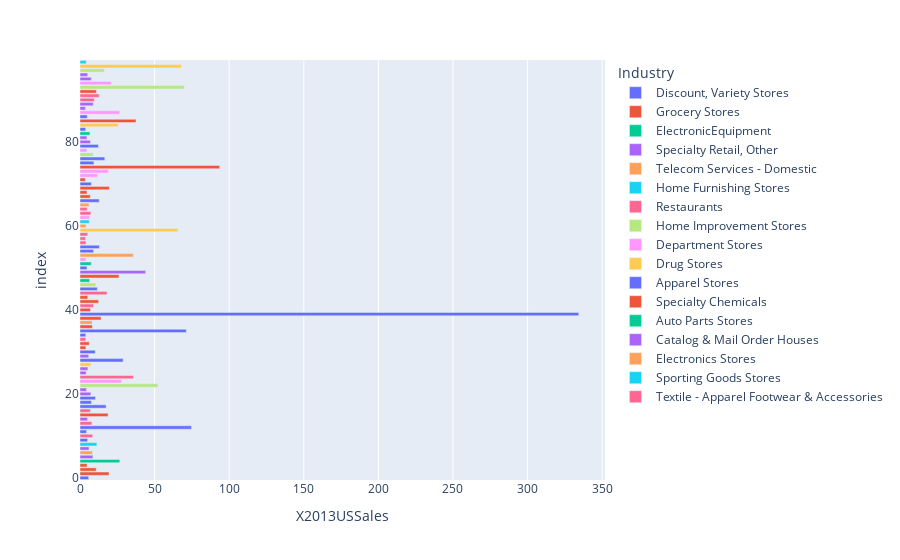

Here is the notebook cell this chart was saved with:
### Code cell
px.bar(data,x='X2013USSales',color='Industry')

### Figure 1 — Plotly figure (JSON) as saved in the notebook; plotly's stock layout.template omitted (floating-point values rounded to 4 significant figures)
{"data": [{"alignmentgroup": "True", "hovertemplate": "Industry=Discount, Variety Stores<br>X2013USSales=%{x}<br>index=%{y}<extra></extra>", "legendgroup": "Discount, Variety Stores", "marker": {"color": "#636efa"}, "name": "Discount, Variety Stores", "offsetgroup": "Discount, Variety Stores", "orientation": "h", "showlegend": true, "textposition": "auto", "type": "bar", "x": [5.831, 5.107, 4.402, 74.74, 17.5, 7.67, 10.39, 28.92, 3.86, 71.28, 334.3, 11.62, 9.087, 12.97, 7.629, 16.62, 3.784, 4.889], "xaxis": "x", "y": [0, 9, 11, 12, 17, 18, 19, 28, 34, 35, 39, 45, 54, 55, 70, 76, 83, 86], "yaxis": "y"}, {"alignmentgroup": "True", "hovertemplate": "Industry=Grocery Stores<br>X2013USSales=%{x}<br>index=%{y}<extra></extra>", "legendgroup": "Grocery Stores", "marker": {"color": "#EF553B"}, "name": "Grocery Stores", "offsetgroup": "Grocery Stores", "orientation": "h", "showlegend": true, "textposition": "auto", "type": "bar", "x": [19.45, 10.9, 4.755, 18.82, 3.946, 8.35, 14.1, 6.999, 12.49, 5.212, 26.12, 6.94, 4.71, 19.68, 3.6, 93.6, 37.53, 10.97], "xaxis": "x", "y": [1, 2, 3, 15, 31, 36, 38, 40, 42, 43, 48, 67, 68, 69, 71, 74, 85, 92], "yaxis": "y"}, {"alignmentgroup": "True", "hovertemplate": "Industry=ElectronicEquipment<br>X2013USSales=%{x}<br>index=%{y}<extra></extra>", "legendgroup": "ElectronicEquipment", "marker": {"color": "#00cc96"}, "name": "ElectronicEquipment", "offsetgroup": "ElectronicEquipment", "orientation": "h", "showlegend": true, "textposition": "auto", "type": "bar", "x": [26.65], "xaxis": "x", "y": [4], "yaxis": "y"}, {"alignmentgroup": "True", "hovertemplate": "Industry=Specialty Retail, Other<br>X2013USSales=%{x}<br>index=%{y}<extra></extra>", "legendgroup": "Specialty Retail, Other", "marker": {"color": "#ab63fa"}, "name": "Specialty Retail, Other", "offsetgroup": "Specialty Retail, Other", "orientation": "h", "showlegend": true, "textposition": "auto", "type": "bar", "x": [8.64, 6.082, 5.015, 7.271, 4.37, 4.132, 5.298, 5.844, 7.022, 4.652, 3.647, 8.883, 7.525, 5.165], "xaxis": "x", "y": [5, 7, 14, 20, 21, 25, 26, 29, 80, 81, 88, 89, 95, 96], "yaxis": "y"}, {"alignmentgroup": "True", "hovertemplate": "Industry=Telecom Services - Domestic<br>X2013USSales=%{x}<br>index=%{y}<extra></extra>", "legendgroup": "Telecom Services - Domestic", "marker": {"color": "#FFA15A"}, "name": "Telecom Services - Domestic", "offsetgroup": "Telecom Services - Domestic", "orientation": "h", "showlegend": true, "textposition": "auto", "type": "bar", "x": [8.347, 8.096], "xaxis": "x", "y": [6, 37], "yaxis": "y"}, {"alignmentgroup": "True", "hovertemplate": "Industry=Home Furnishing Stores<br>X2013USSales=%{x}<br>index=%{y}<extra></extra>", "legendgroup": "Home Furnishing Stores", "marker": {"color": "#19d3f3"}, "name": "Home Furnishing Stores", "offsetgroup": "Home Furnishing Stores", "orientation": "h", "showlegend": true, "textposition": "auto", "type": "bar", "x": [11.32, 4.163], "xaxis": "x", "y": [8, 99], "yaxis": "y"}, {"alignmentgroup": "True", "hovertemplate": "Industry=Restaurants<br>X2013USSales=%{x}<br>index=%{y}<extra></extra>", "legendgroup": "Restaurants", "marker": {"color": "#FF6692"}, "name": "Restaurants", "offsetgroup": "Restaurants", "orientation": "h", "showlegend": true, "textposition": "auto", "type": "bar", "x": [8.509, 7.967, 6.974, 35.86, 3.882, 9.083, 18.14, 4.084, 3.746, 5.191, 7.256, 9.631, 12.86], "xaxis": "x", "y": [10, 13, 16, 24, 33, 41, 44, 56, 57, 58, 63, 90, 91], "yaxis": "y"}, {"alignmentgroup": "True", "hovertemplate": "Industry=Home Improvement Stores<br>X2013USSales=%{x}<br>index=%{y}<extra></extra>", "legendgroup": "Home Improvement Stores", "marker": {"color": "#B6E880"}, "name": "Home Improvement Stores", "offsetgroup": "Home Improvement Stores", "orientation": "h", "showlegend": true, "textposition": "auto", "type": "bar", "x": [52.21, 10.61, 8.892, 69.95, 16.33], "xaxis": "x", "y": [22, 46, 77, 93, 97], "yaxis": "y"}, {"alignmentgroup": "True", "hovertemplate": "Industry=Department Stores<br>X2013USSales=%{x}<br>index=%{y}<extra></extra>", "legendgroup": "Department Stores", "marker": {"color": "#FF97FF"}, "name": "Department Stores", "offsetgroup": "Department Stores", "orientation": "h", "showlegend": true, "textposition": "auto", "type": "bar", "x": [27.87, 4.038, 6.439, 11.79, 19.03, 4.648, 26.61, 20.92], "xaxis": "x", "y": [23, 52, 62, 72, 73, 78, 87, 94], "yaxis": "y"}, {"alignmentgroup": "True", "hovertemplate": "Industry=Drug Stores<br>X2013USSales=%{x}<br>index=%{y}<extra></extra>", "legendgroup": "Drug Stores", "marker": {"color": "#FECB52"}, "name": "Drug Stores", "offsetgroup": "Drug Stores", "orientation": "h", "showlegend": true, "textposition": "auto", "type": "bar", "x": [7.43, 65.62, 25.53, 68.07], "xaxis": "x", "y": [27, 59, 84, 98], "yaxis": "y"}, {"alignmentgroup": "True", "hovertemplate": "Industry=Apparel Stores<br>X2013USSales=%{x}<br>index=%{y}<extra></extra>", "legendgroup": "Apparel Stores", "marker": {"color": "#636efa"}, "name": "Apparel Stores", "offsetgroup": "Apparel Stores", "orientation": "h", "showlegend": true, "textposition": "auto", "type": "bar", "x": [10.22, 4.665, 12.87, 9.349, 12.37], "xaxis": "x", "y": [30, 50, 66, 75, 79], "yaxis": "y"}, {"alignmentgroup": "True", "hovertemplate": "Industry=Specialty Chemicals<br>X2013USSales=%{x}<br>index=%{y}<extra></extra>", "legendgroup": "Specialty Chemicals", "marker": {"color": "#EF553B"}, "name": "Specialty Chemicals", "offsetgroup": "Specialty Chemicals", "orientation": "h", "showlegend": true, "textposition": "auto", "type": "bar", "x": [6.223], "xaxis": "x", "y": [32], "yaxis": "y"}, {"alignmentgroup": "True", "hovertemplate": "Industry=Auto Parts Stores<br>X2013USSales=%{x}<br>index=%{y}<extra></extra>", "legendgroup": "Auto Parts Stores", "marker": {"color": "#00cc96"}, "name": "Auto Parts Stores", "offsetgroup": "Auto Parts Stores", "orientation": "h", "showlegend": true, "textposition": "auto", "type": "bar", "x": [6.443, 7.584, 6.649], "xaxis": "x", "y": [47, 51, 82], "yaxis": "y"}, {"alignmentgroup": "True", "hovertemplate": "Industry=Catalog & Mail Order Houses<br>X2013USSales=%{x}<br>index=%{y}<extra></extra>", "legendgroup": "Catalog & Mail Order Houses", "marker": {"color": "#ab63fa"}, "name": "Catalog & Mail Order Houses", "offsetgroup": "Catalog & Mail Order Houses", "orientation": "h", "showlegend": true, "textposition": "auto", "type": "bar", "x": [43.96], "xaxis": "x", "y": [49], "yaxis": "y"}, {"alignmentgroup": "True", "hovertemplate": "Industry=Electronics Stores<br>X2013USSales=%{x}<br>index=%{y}<extra></extra>", "legendgroup": "Electronics Stores", "marker": {"color": "#FFA15A"}, "name": "Electronics Stores", "offsetgroup": "Electronics Stores", "orientation": "h", "showlegend": true, "textposition": "auto", "type": "bar", "x": [35.77, 4.106, 6.108], "xaxis": "x", "y": [53, 60, 65], "yaxis": "y"}, {"alignmentgroup": "True", "hovertemplate": "Industry=Sporting Goods Stores<br>X2013USSales=%{x}<br>index=%{y}<extra></extra>", "legendgroup": "Sporting Goods Stores", "marker": {"color": "#19d3f3"}, "name": "Sporting Goods Stores", "offsetgroup": "Sporting Goods Stores", "orientation": "h", "showlegend": true, "textposition": "auto", "type": "bar", "x": [6.212], "xaxis": "x", "y": [61], "yaxis": "y"}, {"alignmentgroup": "True", "hovertemplate": "Industry=Textile - Apparel Footwear & Accessories<br>X2013USSales=%{x}<br>index=%{y}<extra></extra>", "legendgroup": "Textile - Apparel Footwear & Accessories", "marker": {"color": "#FF6692"}, "name": "Textile - Apparel Footwear & Accessories", "offsetgroup": "Textile - Apparel Footwear & Accessories", "orientation": "h", "showlegend": true, "textposition": "auto", "type": "bar", "x": [4.769], "xaxis": "x", "y": [64], "yaxis": "y"}], "layout": {"barmode": "relative", "legend": {"title": {"text": "Industry"}, "tracegroupgap": 0}, "margin": {"t": 60}, "xaxis": {"anchor": "y", "domain": [0, 1], "title": {"text": "X2013USSales"}}, "yaxis": {"anchor": "x", "domain": [0, 1], "title": {"text": "index"}}}}
